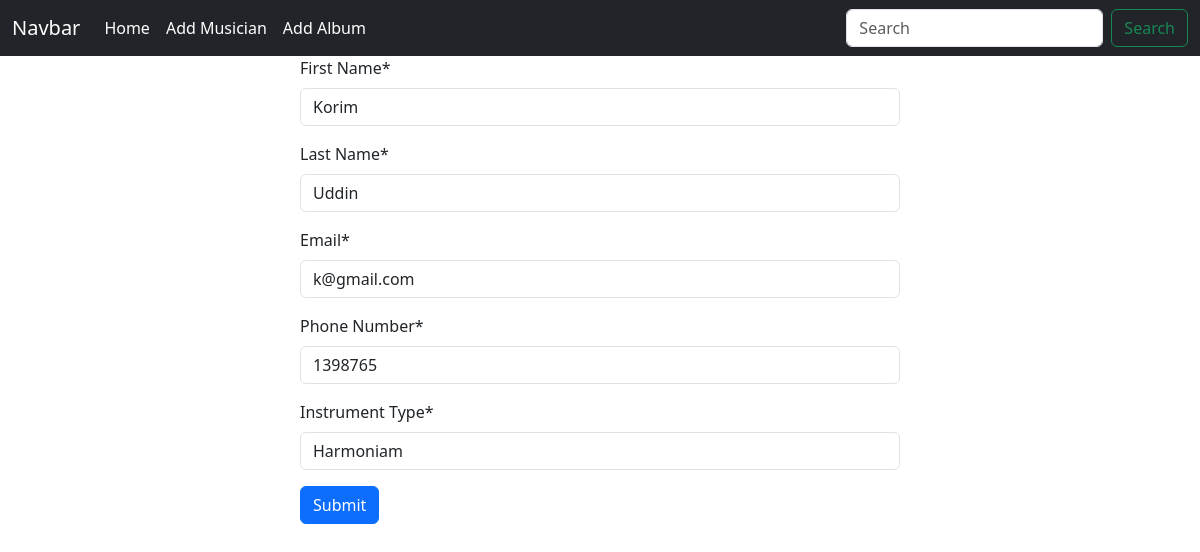
The app's page /musicians/edit/1398765 with its own data.
### musicians/models.py (models this page shows, shortened)
class MusicianModel(models.Model):
    First_Name = models.CharField(max_length=20)
    Last_Name = models.CharField(max_length=20)
    Email = models.EmailField()
    Phone_Number = models.IntegerField(primary_key=True)
    Instrument_Type = models.CharField(max_length=30)

### musicians/views.py (the view)
# urls.py: path('edit/<int:id>', views.Edit_musician, name="editmusician")
def Edit_musician(request, id):
    album = MusicianModel.objects.get(Phone_Number=id)
    edit_form = MusicianForm(instance=album)
    if request.method == 'POST':
        edit_form = MusicianForm(request.POST,instance=album)
        if edit_form.is_valid():
            edit_form.save()
            return redirect('homepage')
    return render(request, 'musicianfrom.html', {'form' : edit_form})

### musicians/forms.py
class MusicianForm(forms.ModelForm):
    class Meta:
        model = MusicianModel
        fields = '__all__'

### musicians/templates/musicianfrom.html (shortened to what this page needs)
{% extends "base.html" %} {% block content %}
{% load crispy_forms_tags %}
<form action="" method="post" style="width: 50%; margin: auto;">
{{form | crispy}}
<button class="btn btn-primary">Submit</button>
</form>
{% endblock content %}

### records on screen
MusicianModel: First_Name "Korim", Last_Name "Uddin", Email "k@gmail.com", Phone_Number "1398765", Instrument_Type "Harmoniam"
